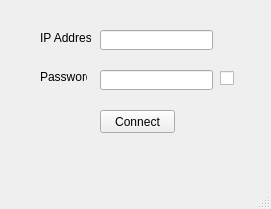
<?xml version="1.0" encoding="UTF-8"?>
<ui version="4.0">
 <class>MainWindow</class>
 <widget class="QMainWindow" name="MainWindow">
  <property name="geometry">
   <rect>
    <x>0</x>
    <y>0</y>
    <width>271</width>
    <height>209</height>
   </rect>
  </property>
  <property name="windowTitle">
   <string>MainWindow</string>
  </property>
  <widget class="QWidget" name="centralwidget">
   <widget class="QLabel" name="ipAddressLabel">
    <property name="geometry">
     <rect>
      <x>40</x>
      <y>30</y>
      <width>51</width>
      <height>16</height>
     </rect>
    </property>
    <property name="text">
     <string>IP Address:</string>
    </property>
   </widget>
   <widget class="QLabel" name="passwordLabel">
    <property name="geometry">
     <rect>
      <x>40</x>
      <y>70</y>
      <width>47</width>
      <height>13</height>
     </rect>
    </property>
    <property name="text">
     <string>Password :</string>
    </property>
   </widget>
   <widget class="QLineEdit" name="ipAddressInput">
    <property name="geometry">
     <rect>
      <x>100</x>
      <y>30</y>
      <width>113</width>
      <height>20</height>
     </rect>
    </property>
   </widget>
   <widget class="QLineEdit" name="passwordInput">
    <property name="geometry">
     <rect>
      <x>100</x>
      <y>70</y>
      <width>113</width>
      <height>20</height>
     </rect>
    </property>
   </widget>
   <widget class="QPushButton" name="connectButton">
    <property name="geometry">
     <rect>
      <x>100</x>
      <y>110</y>
      <width>75</width>
      <height>23</height>
     </rect>
    </property>
    <property name="text">
     <string>Connect</string>
    </property>
   </widget>
   <widget class="QLabel" name="connectionStatus">
    <property name="geometry">
     <rect>
      <x>80</x>
      <y>150</y>
      <width>121</width>
      <height>20</height>
     </rect>
    </property>
    <property name="text">
     <string/>
    </property>
    <property name="alignment">
     <set>Qt::AlignCenter</set>
    </property>
   </widget>
   <widget class="QCheckBox" name="hiddingButton">
    <property name="geometry">
     <rect>
      <x>220</x>
      <y>70</y>
      <width>16</width>
      <height>17</height>
     </rect>
    </property>
    <property name="text">
     <string/>
    </property>
   </widget>
  </widget>
  <widget class="QStatusBar" name="statusbar"/>
 </widget>
 <resources/>
 <connections/>
</ui>
